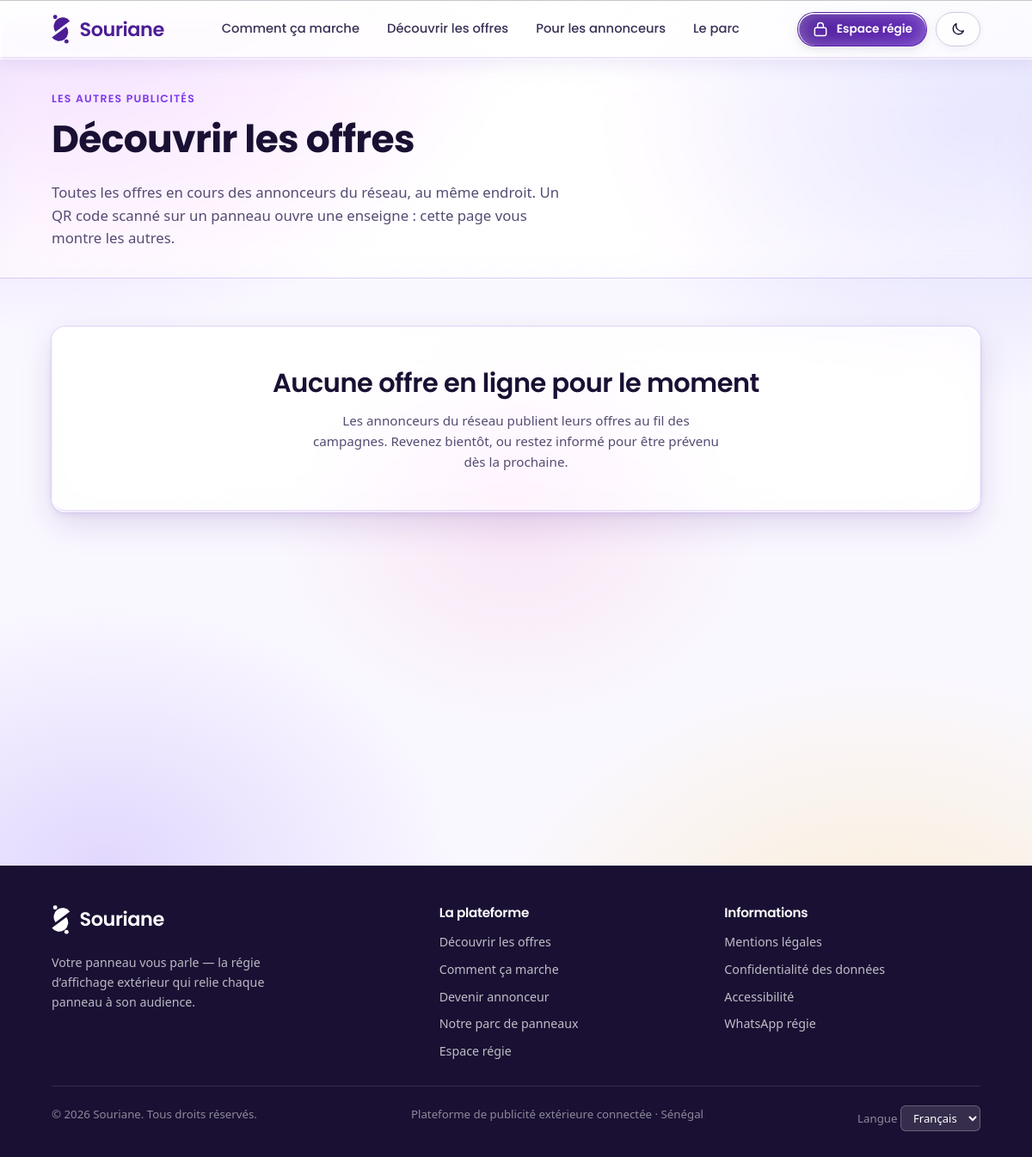
The app's page /decouvrir, older data.
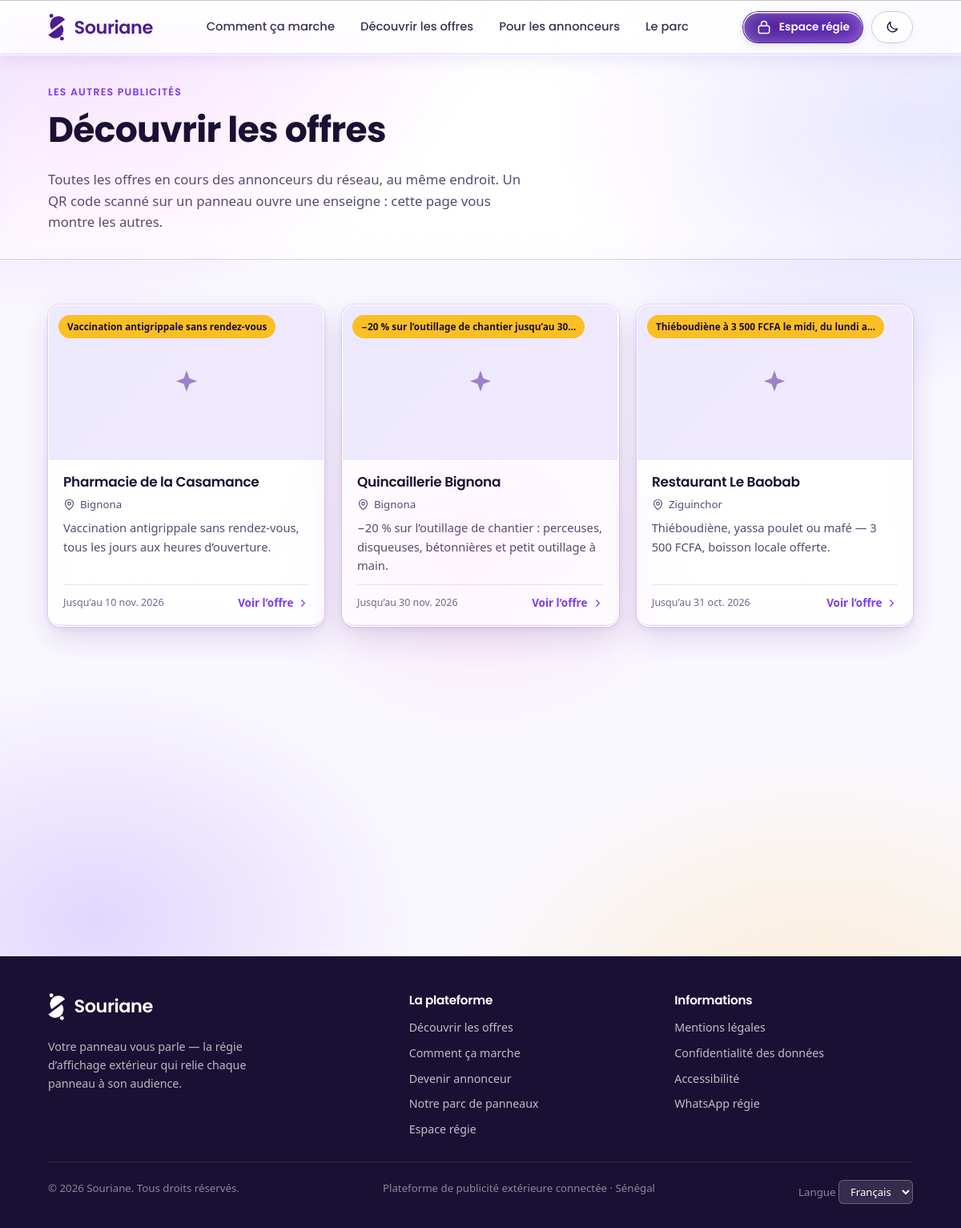
The same page, newer data.
### tables this page shows
CREATE TABLE `pages` (
    `id`            INT UNSIGNED NOT NULL AUTO_INCREMENT,
    `annonceur_id`  INT UNSIGNED  NOT NULL,
    `adresse_courte` VARCHAR(80)  NOT NULL,
    `titre`         VARCHAR(180)  NULL,
    `bandeau_offre` VARCHAR(255)  NULL COMMENT 'Mention reprise du panneau (ch. 5.2)',
    `statut`        ENUM('brouillon','publiee','depubliee') NOT NULL DEFAULT 'brouillon',
    `langue`        VARCHAR(5)    NOT NULL DEFAULT 'fr',
    `cree_le`       DATETIME      NOT NULL DEFAULT CURRENT_TIMESTAMP,
    `maj_le`        DATETIME      NOT NULL DEFAULT CURRENT_TIMESTAMP ON UPDATE CURRENT_TIMESTAMP,
    PRIMARY KEY (`id`),
    UNIQUE KEY `uk_pages_slug` (`adresse_courte`),
    KEY `fk_pages_annonceur` (`annonceur_id`),
    CONSTRAINT `fk_pages_annonceur` FOREIGN KEY (`annonceur_id`)
        REFERENCES `annonceurs` (`id`) ON DELETE CASCADE ON UPDATE CASCADE
);

CREATE TABLE `annonceurs` (
    `id`            INT UNSIGNED NOT NULL AUTO_INCREMENT,
    `nom`           VARCHAR(180)  NOT NULL,
    `adresse_courte` VARCHAR(80)  NOT NULL COMMENT 'Identifiant d’URL (slug)',
    `description`   TEXT          NULL,
    `logo`          VARCHAR(255)  NULL,
    `telephone`     VARCHAR(30)   NULL,
    `whatsapp`      VARCHAR(30)   NULL,
    `email`         VARCHAR(180)  NULL,
    `adresse`       VARCHAR(255)  NULL,
    `ville`         VARCHAR(120)  NULL,
    `latitude`      DECIMAL(10,7) NULL,
    `longitude`     DECIMAL(10,7) NULL,
    `reseaux`       JSON          NULL COMMENT '{facebook,instagram,tiktok,youtube,site}',
    `horaires`      JSON          NULL COMMENT '{"lun":"08:00-18:00", ...}',
    `statut`        ENUM('actif','inactif','archive') NOT NULL DEFAULT 'actif',
    `cree_le`       DATETIME      NOT NULL DEFAULT CURRENT_TIMESTAMP,
    `maj_le`        DATETIME      NOT NULL DEFAULT CURRENT_TIMESTAMP ON UPDATE CURRENT_TIMESTAMP,
    PRIMARY KEY (`id`),
    UNIQUE KEY `uk_annonceurs_slug` (`adresse_courte`),
    KEY `idx_annonceurs_statut` (`statut`),
    KEY `idx_annonceurs_ville` (`ville`)
);

### app/core/View.php (called while the page is built, shortened)
<?php
final class View
{
    private static array $partage = [];
    public static function rendre(string $vue, array $donnees = [], ?string $layout = null): string
    {
        $contenu = self::capturer($vue, $donnees);
        return self::capturer('layouts/' . $layout, array_merge($donnees, ['contenu' => $contenu]));
    }
    private static function capturer(string $vue, array $donnees): string
    {
        $chemin = SOURIANE_ROOT . '/app/views/' . $vue . '.php';
        extract(array_merge(self::$partage, $donnees), EXTR_SKIP);
        try {
            require $chemin;
        } catch (\Throwable $e) {
            ob_end_clean();
            throw $e;
        }
        return (string) ob_get_clean();
    }
}

### app/controllers/PublicController.php (called while the page is built, shortened)
<?php
final class PublicController
{
    public function decouvrir(Request $request): Response
    {
        $pages = Page::publieesAvecOffre(60);
        $offres = [];
        foreach ($pages as $p) {
            $offre   = json_lire($p['offre_contenu'] ?? null);
            $image = '';
            $texteOffre = trim((string) ($offre['texte'] ?? ''));
            $bandeau    = trim((string) ($p['bandeau_offre'] ?? ''));
            $offres[] = [
                'adresse'  => (string) $p['adresse_courte'],
                'nom'      => (string) $p['annonceur_nom'],
                'ville'    => (string) ($p['ville'] ?? ''),
                'logo'     => (string) ($p['logo'] ?? ''),
                'image'    => $image,
                'bandeau'  => $bandeau,
                'resume'   => extrait($texteOffre !== '' ? $texteOffre : (string) ($p['description'] ?? ''), 130),
                'debut'    => (string) ($offre['debut'] ?? ''),
                'fin'      => (string) ($offre['fin'] ?? ''),
            ];
        }
        $html = View::rendre('public/decouvrir', [
            'titre'         => 'Découvrir les offres — ' . APP_NAME,
            'description'   => 'Les offres en cours des annonceurs du réseau Souriane : promotions, nouveautés et bons plans, près de chez vous.',
            'canonique'     => url('decouvrir'),
            'titrePage'     => 'Découvrir les offres',
            'surtitre'      => 'Les autres publicités',
            'offres'        => $offres,
            'configuration' => $this->configuration(),
        ], 'public');
        return Response::html($html)->avecCache(300);
    }
    public static function sessionVisite(): string
    {
        return (string) $_SESSION[self::CLE_SESSION];
    }
    private function configuration(array $extra = []): array
    {
        return array_merge([
            'base'    => BASE_URL,
            'api'     => url('api'),
            'vapid'   => VAPID_PUBLIC_KEY,
            'csrf'    => Csrf::jeton(),
            'session' => self::sessionVisite(),
            'https'   => est_https(),
            'ios'     => est_ios(),
            'sw'      => url('service-worker.js'),
        ], $extra);
    }
}

### app/core/Router.php (called while the page is built, shortened)
<?php
final class Router
{
    private array $routes = [];
    private function ajouter(string $methode, string $motif, callable $action): void
    {
        $params = [];
        $regex  = preg_replace_callback(
            '/\{([a-zA-Z_][a-zA-Z0-9_]*)\}/',
            static function (array $m) use (&$params): string {
                $params[] = $m[1];
                return '([^/]+)';
            },
            $motif
        ) ?? $motif;
        $this->routes[] = [
            'method' => $methode,
            'motif'  => $motif,
            'regex'  => '#^' . $regex . '$#',
            'params' => $params,
            'action' => $action,
        ];
    }
    public function dispatch(Request $request): Response
    {
        $estHead = $request->method === 'HEAD';
        $reponse = $this->acheminer($request, $estHead ? 'GET' : $request->method);
        return $estHead ? $reponse->sansCorps() : $reponse;
    }
    private function acheminer(Request $request, string $methode): Response
    {
        foreach ($this->routes as $route) {
            if (!preg_match($route['regex'], $request->path, $m)) {
                continue;
            }
            array_shift($m);
            $arguments = array_combine($route['params'], $m) ?: [];
            try {
                $resultat = ($route['action'])($request, $arguments);
            } catch (Throwable $e) {
                return $this->erreur($e);
            }
            return $resultat instanceof Response ? $resultat : Response::html((string) $resultat);
        }
        return Response::html('<h1>404 — Page introuvable</h1>', 404);
    }
}

### index.php (called while the page is built, shortened)
<?php
require_once __DIR__ . '/app/bootstrap.php';
$routeur  = new Router();
$requete  = Request::capture();
$reponse = $routeur->dispatch($requete);

### app/helpers.php (called while the page is built, shortened)
<?php
function e(?string $value): string
{
    return htmlspecialchars((string) $value, ENT_QUOTES | ENT_SUBSTITUTE, 'UTF-8');
}
function url(string $path = ''): string
{
    return BASE_URL . '/' . ltrim($path, '/');
}
function url_page(string $adresseCourte): string
{
    return url($adresseCourte);
}
function date_fr(?string $date, bool $avecHeure = false): string
{
    $ts = strtotime($date);
    $mois = [1 => 'janv.', 'févr.', 'mars', 'avr.', 'mai', 'juin',
             'juil.', 'août', 'sept.', 'oct.', 'nov.', 'déc.'];
    $texte = date('j', $ts) . ' ' . $mois[(int) date('n', $ts)] . ' ' . date('Y', $ts);
    return $avecHeure ? $texte . ' à ' . date('H:i', $ts) : $texte;
}
function extrait(?string $texte, int $longueur = 140): string
{
    $texte = trim((string) $texte);
    if (mb_strlen($texte) <= $longueur) {
        return $texte;
    }
    return rtrim(mb_substr($texte, 0, $longueur - 1)) . '…';
}

### app/bootstrap.php (called while the page is built, shortened)
<?php
require_once __DIR__ . '/config/config.php';
require_once __DIR__ . '/helpers.php';
spl_autoload_register(static function (string $classe): void {
    $prefixe = 'Souriane\\';
    $relatif = substr($classe, strlen($prefixe));
    $chemin  = __DIR__ . '/' . str_replace('\\', '/', $relatif) . '.php';
});

### app/core/Database.php (called while the page is built, shortened)
<?php
final class Database
{
    private static ?Database $instance = null;
    private PDO $pdo;
    private function __construct()
    {
        $dsn = sprintf(
            'mysql:host=%s;port=%s;dbname=%s;charset=%s',
            DB_HOST,
            DB_PORT,
            DB_NAME,
            DB_CHARSET
        );
        try {
            $this->pdo = new PDO($dsn, DB_USER, DB_PASS, [
                PDO::ATTR_ERRMODE            => PDO::ERRMODE_EXCEPTION,
                PDO::ATTR_DEFAULT_FETCH_MODE => PDO::FETCH_ASSOC,
                PDO::ATTR_EMULATE_PREPARES   => false,
                PDO::ATTR_STRINGIFY_FETCHES  => false,
            ]);
        } catch (PDOException $e) {
            journal_technique('erreur', 'Connexion base de données impossible', [
                'message' => $e->getMessage(),
            ]);
            throw new RuntimeException(
                APP_DEBUG
                    ? 'Connexion à la base impossible : ' . $e->getMessage()
                    : 'Le service est momentanément indisponible.',
                0,
                $e
            );
        }
    }
    public static function instance(): Database
    {
        return self::$instance ??= new self();
    }
    public function query(string $sql, array $params = []): PDOStatement
    {
        $debut = microtime(true);
        $stmt  = $this->pdo->prepare($sql);
        $stmt->execute();
        $duree = (microtime(true) - $debut) * 1000;
        return $stmt;
    }
    public function select(string $sql, array $params = []): array
    {
        return $this->query($sql, $params)->fetchAll();
    }
}

### app/models/Page.php (called while the page is built, shortened)
<?php
final class Page
{
    public static function publieesAvecOffre(int $limite = 60): array
    {
        return Database::instance()->select(
            "SELECT p.id, p.adresse_courte, p.titre, p.bandeau_offre, p.maj_le,
                    a.id AS annonceur_id, a.nom AS annonceur_nom, a.ville, a.logo, a.description,
                    (SELECT s.contenu FROM sections_page s
                      WHERE s.page_id = p.id AND s.type = 'offre' AND s.actif = 1
                      LIMIT 1) AS offre_contenu,
                    (SELECT s.contenu FROM sections_page s
                      WHERE s.page_id = p.id AND s.type = 'galerie' AND s.actif = 1
                      LIMIT 1) AS galerie_contenu
             FROM pages p
             JOIN annonceurs a ON a.id = p.annonceur_id
             WHERE p.statut = 'publiee' AND a.statut = 'actif'
             ORDER BY p.maj_le DESC, a.nom ASC
             LIMIT " . max(1, min(200, $limite))
        );
    }
}

### app/views/public/decouvrir.php (the view, shortened to what the changed rows need)
<?php
$titrePage = $titrePage ?? 'Découvrir les offres';
$offres    = $offres ?? [];
?>
<section class="section section--serree section--teinte">
    <div class="conteneur">
        <h1><?= e($titrePage) ?></h1>
    </div>
</section>
<section class="section">
    <div class="conteneur">
        <?php if ($offres === []): ?>
            <div class="carte carte--appel">
                <h2>Aucune offre en ligne pour le moment</h2>
                <p class="carte--appel__texte">
                    Les annonceurs du réseau publient leurs offres au fil des campagnes.
                    Revenez bientôt, ou restez informé pour être prévenu dès la prochaine.
                </p>
            </div>
        <?php else: ?>
            <div class="grille grille--3">
                <?php foreach ($offres as $rang => $offre): ?>
                    <?php
                    $illustration = $offre['image'] !== '' ? $offre['image'] : $offre['logo'];
                    $validite     = '';
                    if ($offre['fin'] !== '') {
                        $validite = 'Jusqu’au ' . date_fr($offre['fin']);
                    } elseif ($offre['debut'] !== '') {
                        $validite = 'À partir du ' . date_fr($offre['debut']);
                    }
                    ?>
                    <article class="offre-carte reveler" style="--retard:<?= min($rang, 8) * 90 ?>ms">
                        <a class="offre-carte__lien" href="<?= e(url_page($offre['adresse'])) ?>" data-action="clic_offre_decouverte">
                            <div class="offre-carte__visuel">
                                <?php if ($illustration !== ''): ?>
                                    <img src="<?= e(url($illustration)) ?>" alt="" loading="lazy" width="360" height="200">
                                <?php else: ?>
                                    <span class="offre-carte__visuel-vide" aria-hidden="true"><?= Icone::svg('etincelle') ?></span>
                                <?php endif; ?>
                                <?php if ($offre['bandeau'] !== ''): ?>
                                    <span class="offre-carte__etiquette"><?= e(extrait($offre['bandeau'], 46)) ?></span>
                                <?php endif; ?>
                            </div>
                            <div class="offre-carte__corps">
                                <h3 class="offre-carte__nom"><?= e($offre['nom']) ?></h3>
                                <?php if ($offre['ville'] !== ''): ?>
                                    <div class="offre-carte__ville"><?= Icone::svg('carte') ?> <?= e($offre['ville']) ?></div>
                                <?php endif; ?>
                                <?php if ($offre['resume'] !== ''): ?>
                                    <p class="offre-carte__resume"><?= e($offre['resume']) ?></p>
                                <?php endif; ?>
                                <div class="offre-carte__pied">
                                    <span class="offre-carte__validite"><?= e($validite !== '' ? $validite : 'Offre en cours') ?></span>
                                    <span class="offre-carte__action">
                                        Voir l’offre <?= Icone::svg('suivant') ?>
                                    </span>
                                </div>
                            </div>
                        </a>
                    </article>
                <?php endforeach; ?>
            </div>
        <?php endif; ?>
    </div>
</section>

### app/views/partials/entete-site.php (shortened to what the changed rows need)
<?php
$navigation = $navigation ?? [
    ['libelle' => 'Comment ça marche', 'url' => url('comment-ca-marche')],
    ['libelle' => 'Découvrir les offres', 'url' => url('decouvrir')],
    ['libelle' => 'Pour les annonceurs', 'url' => url('annonceurs')],
    ['libelle' => 'Le parc', 'url' => url('le-parc')],
];
?>
<header class="entete-site">
    <div class="conteneur entete-site__interieur">
        <nav class="entete-site__nav" aria-label="Navigation principale">
            <?php foreach ($navigation as $item): ?>
                <a href="<?= e($item['url']) ?>"><?= e($item['libelle']) ?></a>
            <?php endforeach; ?>
        </nav>
    </div>
</header>

### app/core/Icone.php (shortened to what the changed rows need)
<?php
final class Icone
{
    public static function svg(string $nom, string $classe = '', int $taille = 0): string
    {
        $trace = self::TRACES[$nom] ?? self::TRACES['info'];
        $pleines = ['whatsapp', 'facebook', 'youtube', 'etincelle'];
        $attributs = in_array($nom, $pleines, true)
            ? 'fill="currentColor" stroke="none"'
            : 'fill="none" stroke="currentColor" stroke-width="1.8" stroke-linecap="round" stroke-linejoin="round"';
        $dim = $taille > 0 ? sprintf(' width="%1$d" height="%1$d"', $taille, $taille) : '';
        $cls = $classe !== '' ? ' class="' . e($classe) . '"' : '';
        return sprintf(
            '<svg xmlns="http://www.w3.org/2000/svg" viewBox="0 0 24 24" aria-hidden="true" focusable="false"%s%s %s>%s</svg>',
            $dim,
            $cls,
            $attributs,
            $trace
        );
    }
}

Row changes from the older to the newer data that the page shows:
added pages: min($rang, 8) * 90 0 (drawn), bandeau_offre "Vaccination antigrippale sans rendez-vous", annonceur.nom "Pharmacie de la Casamance", annonceur.ville "Bignona", resume "Vaccination antigrippale sans rendez-vous, tous les jours aux heures d’ouverture.", validite "Jusqu’au 10 nov. 2026"
added pages: min($rang, 8) * 90 90 (drawn), bandeau_offre "−20 % sur l’outillage de chantier jusqu’au 30…", annonceur.nom "Quincaillerie Bignona", annonceur.ville "Bignona", resume "−20 % sur l’outillage de chantier : perceuses, disqueuses, bétonnières et petit outillage à main.", validite "Jusqu’au 30 nov. 2026"
added pages: min($rang, 8) * 90 180 (drawn), bandeau_offre "Thiéboudiène à 3 500 FCFA le midi, du lundi a…", annonceur.nom "Restaurant Le Baobab", annonceur.ville "Ziguinchor", resume "Thiéboudiène, yassa poulet ou mafé — 3 500 FCFA, boisson locale offerte.", validite "Jusqu’au 31 oct. 2026"
Text that changed along with them:
text no longer shown: "Aucune offre en ligne pour le moment Les annonceurs du réseau publient leurs offres au fil des campagnes. Revenez bientôt, ou restez informé pour être prévenu dès la prochaine."
